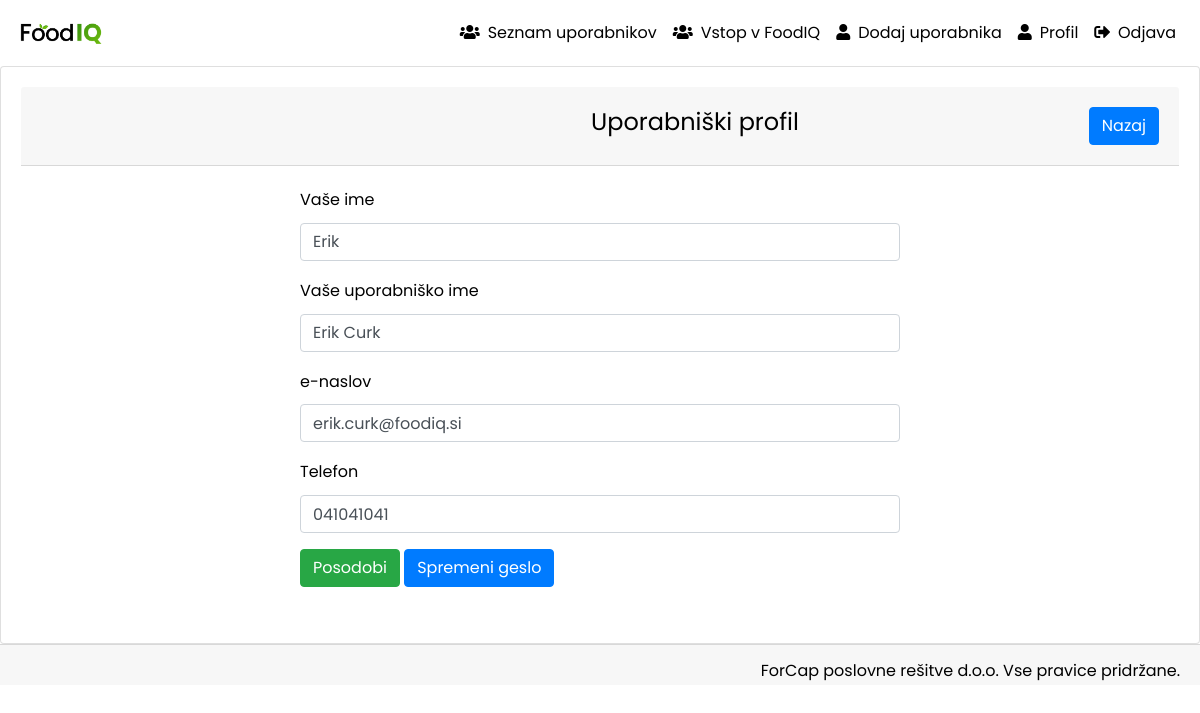
Page /profile.php?id=23 (signed in) on the committed database.
### tables this page shows
CREATE TABLE `tbl_users` (
  `id` int(11) NOT NULL,
  `name` varchar(255) DEFAULT NULL,
  `username` varchar(255) DEFAULT NULL,
  `email` varchar(255) DEFAULT NULL,
  `password` varchar(255) DEFAULT NULL,
  `mobile` varchar(25) DEFAULT NULL,
  `roleid` tinyint(4) DEFAULT NULL,
  `isActive` tinyint(4) DEFAULT 0,
  `created_at` timestamp NOT NULL DEFAULT current_timestamp(),
  `updated_at` timestamp NOT NULL DEFAULT current_timestamp()
);

### classes/Users.php (called while the page is built, shortened)
<?php
include 'lib/Database.php';
include_once 'lib/Session.php';
class Users{
  private $db;
  public function __construct(){
    $this->db = new Database();
  }
    public function getUserInfoById($userid){
      $sql = "SELECT * FROM tbl_users WHERE id = :id LIMIT 1";
      $stmt = $this->db->pdo->prepare($sql);
      $stmt->bindValue(':id', $userid);
      $stmt->execute();
      $result = $stmt->fetch(PDO::FETCH_OBJ);
      if ($result) {
        return $result;
      }else{
        return false;
      }
    }
}

### lib/Session.php (called while the page is built, shortened)
<?php
class Session{
  public static function get($key){
    if (isset($_SESSION[$key])) {
      return $_SESSION[$key];
    }else{
      return false;
    }
  }
}

### profile.php (the view, shortened to what this page needs)
<?php
include 'inc/header.php';
 ?>
<?php
if (isset($_GET['id'])) {
  $userid = preg_replace('/[^a-zA-Z0-9-]/', '', (int)$_GET['id']);
}
 ?>
 <div class="card ">
   <div class="card-header">
          <h3><span style="margin-left: 550px;">Uporabniški profil</span> <span class="float-right"> <a href="index2.php" class="btn btn-primary">Nazaj</a></span></h3>
        </div>
        <div class="card-body">
    <?php
    $getUinfo = $users->getUserInfoById($userid);
    if ($getUinfo) {
     ?>
          <div style="width:600px; margin:0px auto">
          <form class="" action="" method="POST">
              <div class="form-group">
                <label for="name">Vaše ime</label>
                <input type="text" name="name" value="<?php echo $getUinfo->name; ?>" class="form-control">
              </div>
              <div class="form-group">
                <label for="username">Vaše uporabniško ime</label>
                <input type="text" name="username" value="<?php echo $getUinfo->username; ?>" class="form-control">
              </div>
              <div class="form-group">
                <label for="email">e-naslov</label>
                <input type="email" id="email" name="email" value="<?php echo $getUinfo->email; ?>" class="form-control">
              </div>
              <div class="form-group">
                <label for="mobile">Telefon</label>
                <input type="text" id="mobile" name="mobile" value="<?php echo $getUinfo->mobile; ?>" class="form-control">
              </div>
              <?php if (Session::get("id") == $getUinfo->id) {?>
              <div class="form-group">
                <button type="submit" name="update" class="btn btn-success">Posodobi</button>
                <a class="btn btn-primary" href="changepass.php?id=<?php echo $getUinfo->id;?>">Spremeni geslo</a>
              </div>
            <?php } elseif(Session::get("roleid") == '2') {?>
              <div class="form-group">
                <button type="submit" name="update" class="btn btn-success">Posodobi</button>
              </div>
              <?php   }else{ ?>
                  <div class="form-group">
                    <a class="btn btn-primary" href="index2.php">Ok</a>
                  </div>
                <?php } ?>
          </form>
        </div>
      <?php }else{
        header('Location:index2.php');
      } ?>
      </div>
    </div>
  <?php
  include 'inc/footer.php';
  ?>

### assets/style.css (style rules this page uses)
body { line-height: 1.8; font-size: 16px; font-style: normal; font-weight: 400; visibility: visible; font-family: 'Poppins', sans-serif; color: #000000; padding: 0; margin: 0; width: 100%; overflow-x: hidden; }
.card { max-width: 100%; width: 100%; margin: 0 auto; padding: 20px; box-sizing: border-box; }
.card-header { max-width: 100%; width: 100%; margin: 0 auto; padding: 20px; box-sizing: border-box; }
h1, h2, h3, h4, h5, h6 { color: #000000; font-family: 'Poppins', sans-serif; font-weight: 400; margin-top: 0; }
h3 { font-size: 24px; line-height: 30px; }

### rows in the picture
tbl_users: name "Erik", username "Erik Curk", email "erik.curk@foodiq.si", mobile "041041041"
